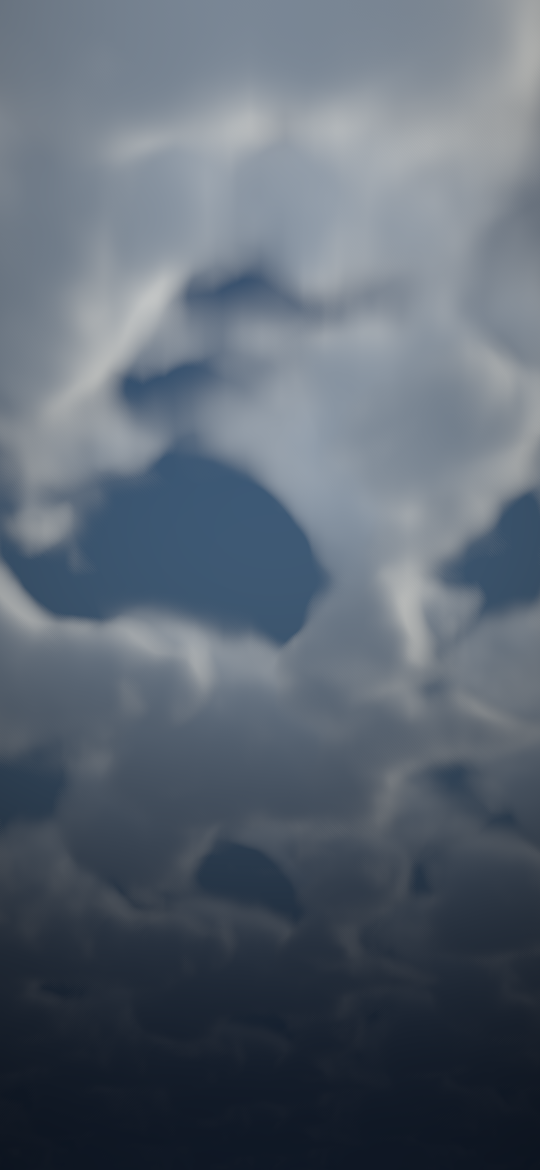
#> input picture design/weather/20260909-cloud-parity/ipad-gpu/clouds-quality-0.0.png, 540 x 1170 px
$ python visual_diff_gate.py --baseline-dir ../../../design/weather/20260909-cloud-parity/ipad-gpu --actual-dir ../../../design/weather/20260909-cloud-parity/ipad-gpu --output-dir out
#> lines starting #> are read from the running program, lines starting #| are printed output that depends on the picture
#!/usr/bin/env python3
from __future__ import annotations

import argparse
import json
from dataclasses import asdict, dataclass
from pathlib import Path
from typing import List

try:
    from PIL import Image, ImageChops, ImageOps
except Exception as exc:  # pragma: no cover
    raise SystemExit(
        "Missing dependency: Pillow. Install with `python3 -m pip install pillow`.\n"
        f"Import error: {exc}"
    )


@dataclass
class DiffResult:
    file: str
    baseline_exists: bool
    actual_exists: bool
    passed: bool
    reason: str
    width: int = 0
    height: int = 0
    non_zero_pixels: int = 0
    non_zero_ratio: float = 0.0
    mean_delta: float = 0.0
    max_channel_delta: int = 0
    diff_image: str = ""


def parse_args() -> argparse.Namespace:
    parser = argparse.ArgumentParser(
        description="Pixel diff gate for UI parity screenshots."
    )
    parser.add_argument("--baseline-dir", required=True, type=Path)
    parser.add_argument("--actual-dir", required=True, type=Path)
    parser.add_argument("--output-dir", required=True, type=Path)
    parser.add_argument("--max-diff-ratio", type=float, default=0.0)
    parser.add_argument("--max-mean-delta", type=float, default=0.0)
    parser.add_argument("--max-channel-delta", type=int, default=0)
    parser.add_argument("--pixel-tolerance", type=int, default=0)
    parser.add_argument("--fail-on-missing-actual", action="store_true", default=True)
    parser.add_argument("--allow-extra-actual", action="store_true")
    return parser.parse_args()


def build_triptych(
    baseline_rgba: Image.Image,
    actual_rgba: Image.Image,
    diff_rgba: Image.Image,
) -> Image.Image:
    margin = 8
    width, height = baseline_rgba.size
    canvas = Image.new(
        "RGBA",
        (width * 3 + margin * 4, height + margin * 2),
        (16, 18, 24, 255),
    )
    canvas.paste(baseline_rgba, (margin, margin))
    canvas.paste(actual_rgba, (margin * 2 + width, margin))
    canvas.paste(diff_rgba, (margin * 3 + width * 2, margin))
    return canvas


def create_heatmap(actual_rgba: Image.Image, diff: Image.Image) -> Image.Image:
    gray = diff.convert("L")
    # Amplify to make tiny diffs visible in report artifacts.
    amplified = gray.point(lambda value: min(255, value * 8))
    overlay = Image.new("RGBA", actual_rgba.size, (255, 0, 0, 0))
    overlay.putalpha(amplified)
    return Image.alpha_composite(actual_rgba, overlay)


def compute_diff_metrics(diff: Image.Image, pixel_tolerance: int) -> tuple[int, float, float, int]:
    non_zero = 0
    max_delta = 0
    sum_delta = 0.0
    width, height = diff.size
    total = max(1, width * height)

    for r, g, b, a in diff.convert("RGBA").getdata():
        channel_delta = max(r, g, b, a)
        if channel_delta > pixel_tolerance:
            non_zero += 1
        if channel_delta > max_delta:
            max_delta = channel_delta
        sum_delta += (r + g + b) / 3.0

    return non_zero, non_zero / total, sum_delta / total, max_delta


def diff_one(
    baseline_path: Path,
    actual_path: Path,
    rel: Path,
    output_dir: Path,
    args: argparse.Namespace,
) -> DiffResult:
    if not actual_path.exists():
        return DiffResult(
            file=rel.as_posix(),
            baseline_exists=True,
            actual_exists=False,
            passed=not args.fail_on_missing_actual,
            reason="missing_actual",
        )

    with Image.open(baseline_path) as baseline_img, Image.open(actual_path) as actual_img:
        baseline_rgba = baseline_img.convert("RGBA")
        actual_rgba = actual_img.convert("RGBA")

        if baseline_rgba.size != actual_rgba.size:
            mismatch_report_path = output_dir / "diffs" / rel.parent / f"{rel.stem}_size_mismatch.png"
            mismatch_report_path.parent.mkdir(parents=True, exist_ok=True)
            panel = build_triptych(
                baseline_rgba,
                actual_rgba.resize(baseline_rgba.size),
                Image.new("RGBA", baseline_rgba.size, (255, 64, 64, 255)),
            )
            panel.save(mismatch_report_path)
            return DiffResult(
                file=rel.as_posix(),
                baseline_exists=True,
                actual_exists=True,
                passed=False,
                reason=f"size_mismatch:{baseline_rgba.size}!={actual_rgba.size}",
                width=baseline_rgba.size[0],
                height=baseline_rgba.size[1],
                diff_image=mismatch_report_path.relative_to(output_dir).as_posix(),
            )

        diff = ImageChops.difference(baseline_rgba, actual_rgba)
        non_zero, ratio, mean_delta, max_delta = compute_diff_metrics(diff, args.pixel_tolerance)
        passed = (
            ratio <= args.max_diff_ratio
            and mean_delta <= args.max_mean_delta
            and max_delta <= args.max_channel_delta
        )
        reason = "ok" if passed else "pixel_diff_exceeded"

        heatmap = create_heatmap(actual_rgba, diff)
        report_img = build_triptych(baseline_rgba, actual_rgba, heatmap)
        report_path = output_dir / "diffs" / rel.parent / f"{rel.stem}_diff.png"
        report_path.parent.mkdir(parents=True, exist_ok=True)
        report_img.save(report_path)

        return DiffResult(
            file=rel.as_posix(),
            baseline_exists=True,
            actual_exists=True,
            passed=passed,
            reason=reason,
            width=baseline_rgba.size[0],
            height=baseline_rgba.size[1],
            non_zero_pixels=non_zero,
            non_zero_ratio=ratio,
            mean_delta=mean_delta,
            max_channel_delta=max_delta,
            diff_image=report_path.relative_to(output_dir).as_posix(),
        )


def write_report(results: List[DiffResult], output_dir: Path, args: argparse.Namespace) -> None:
    output_dir.mkdir(parents=True, exist_ok=True)
    failed = [item for item in results if not item.passed]
    summary = {
        "total": len(results),
        "passed": len(results) - len(failed),
        "failed": len(failed),
        "thresholds": {
            "max_diff_ratio": args.max_diff_ratio,
            "max_mean_delta": args.max_mean_delta,
            "max_channel_delta": args.max_channel_delta,
            "pixel_tolerance": args.pixel_tolerance,
        },
        "results": [asdict(item) for item in results],
    }
    (output_dir / "summary.json").write_text(
        json.dumps(summary, ensure_ascii=False, indent=2),
        encoding="utf-8",
    )

    lines = [
        "# UI Screenshot Diff Report",
        "",
        f"- Total: {summary['total']}",
        f"- Passed: {summary['passed']}",
        f"- Failed: {summary['failed']}",
        "",
        "## Thresholds",
        "",
        f"- max_diff_ratio: `{args.max_diff_ratio}`",
        f"- max_mean_delta: `{args.max_mean_delta}`",
        f"- max_channel_delta: `{args.max_channel_delta}`",
        f"- pixel_tolerance: `{args.pixel_tolerance}`",
        "",
        "## Per-file Results",
        "",
    ]
    for item in results:
        status = "✅" if item.passed else "❌"
        lines.append(
            f"- {status} `{item.file}` | reason={item.reason} | "
            f"ratio={item.non_zero_ratio:.6f} | mean={item.mean_delta:.4f} | max={item.max_channel_delta}"
        )
        if item.diff_image:
            lines.append(f"  - diff image: `{item.diff_image}`")
    (output_dir / "report.md").write_text("\n".join(lines), encoding="utf-8")


def main() -> int:
    args = parse_args()
    baseline_dir = args.baseline_dir
    actual_dir = args.actual_dir
    output_dir = args.output_dir

    if not baseline_dir.exists():
        raise SystemExit(f"baseline dir not found: {baseline_dir}")
    if not actual_dir.exists():
        raise SystemExit(f"actual dir not found: {actual_dir}")

    baseline_files = sorted(
        [path for path in baseline_dir.rglob("*.png") if path.is_file()]
    )
    if not baseline_files:
        raise SystemExit(f"no baseline PNG files found under: {baseline_dir}")

    results: List[DiffResult] = []
    for baseline in baseline_files:
        rel = baseline.relative_to(baseline_dir)
        actual = actual_dir / rel
        result = diff_one(baseline, actual, rel, output_dir, args)
#> in diff_one, baseline_img is the input picture: PIL image 540x1170 RGBA; mean R, G, B, A 92.2, 102.8, 115.2, 255
#> in diff_one, `diff = ImageChops.difference(baseline_rgba, actual_rgba)`: diff: PIL image 540x1170 RGBA; every value is 0
#> after the loop in compute_diff_metrics, `for r, g, b, a in diff.convert("RGBA").getdata():`: max_delta = 0
#> in diff_one, `passed = ( ratio <= args.max_diff_ratio and mean_delta <= args.max_mea..`: passed = True
#> in diff_one, `reason = "ok" if passed else "pixel_diff_exceeded"`: reason = 'ok'
#> in create_heatmap, `gray = diff.convert("L")`: gray: PIL image 540x1170 L; every value is 0
#> in build_triptych, `canvas = Image.new( "RGBA", (width * 3 + margin * 4, height + margin *..`:
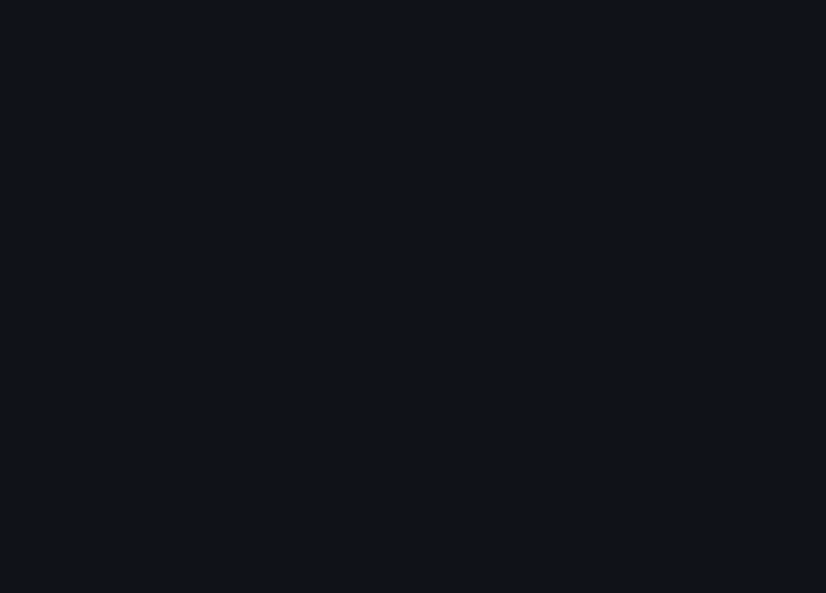
#> canvas: PIL image 1652x1186 RGBA (shown at 1/2 size); mean R, G, B, A 16, 18, 24, 255
#> in build_triptych, `canvas.paste(baseline_rgba, (margin, margin))`:
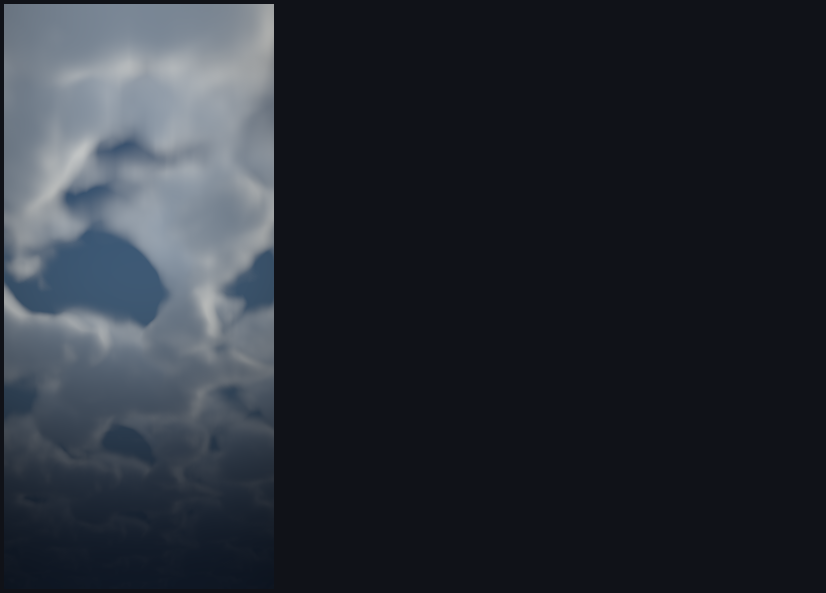
#> canvas: PIL image 1652x1186 RGBA (shown at 1/2 size); mean R, G, B, A 40.6, 45.3, 53.4, 255
#> in build_triptych, `canvas.paste(actual_rgba, (margin * 2 + width, margin))`:
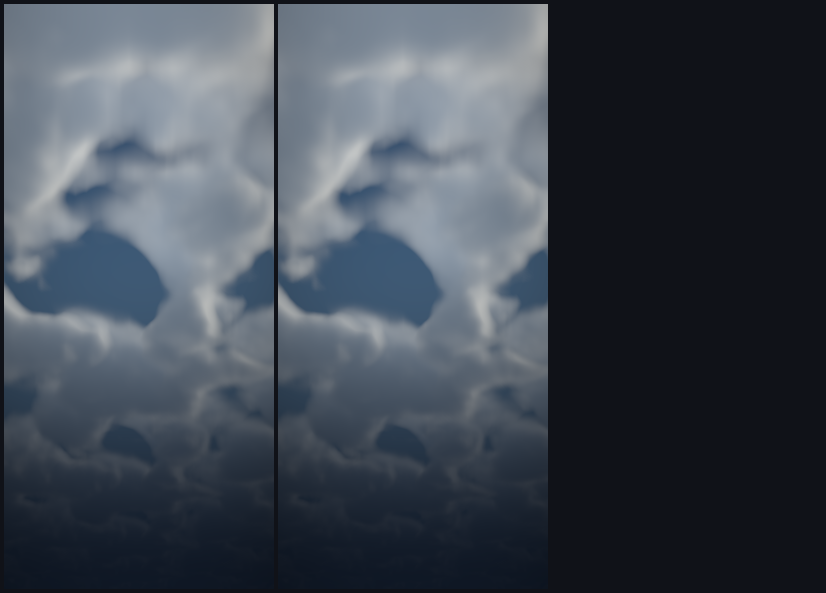
#> canvas: PIL image 1652x1186 RGBA (shown at 1/2 size); mean R, G, B, A 65.1, 72.7, 82.8, 255
#> in build_triptych, `canvas.paste(diff_rgba, (margin * 3 + width * 2, margin))`:
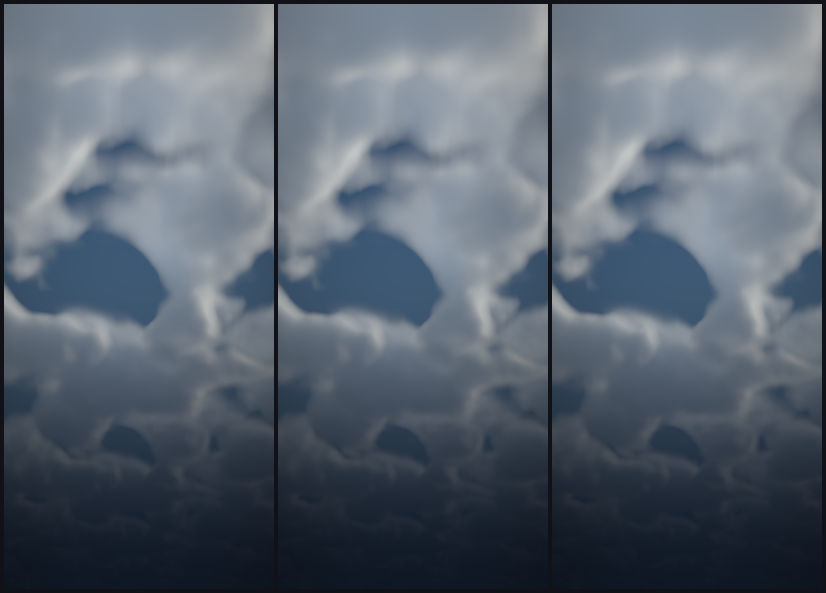
#> canvas: PIL image 1652x1186 RGBA (shown at 1/2 size); mean R, G, B, A 89.7, 100, 112.2, 255
        results.append(result)

    if not args.allow_extra_actual:
        baseline_rel_set = {path.relative_to(baseline_dir).as_posix() for path in baseline_files}
        actual_rel_set = {
            path.relative_to(actual_dir).as_posix()
            for path in actual_dir.rglob("*.png")
            if path.is_file()
        }
        extras = sorted(actual_rel_set - baseline_rel_set)
        for extra in extras:
            results.append(
                DiffResult(
                    file=extra,
                    baseline_exists=False,
                    actual_exists=True,
                    passed=False,
                    reason="unexpected_actual",
                )
            )
#> after the loop, results = 2 items

    write_report(results, output_dir, args)
#> in write_report, `failed = [item for item in results if not item.passed]`: failed = []
#> in write_report, `lines = [ "# UI Screenshot Diff Report", "", f"- Total: {summary['tota..`: lines = ['# UI Screenshot Diff Report', '', '- Total: 2', '- Passed: 2', '- Failed: 0', '', '## Thresholds', '', '- max_diff_ratio: `0.0`', '- max_mean_delta: `0.0`', '- max_channel_delta: `0`', '- pixel_tolerance: `0`', '', '## Per-file Results', '']
#> the loop in write_report, `for item in results:` made 2 passes
#> status on passes 1 to 2: '✅', '✅'
#> after the loop in write_report, `for item in results:`: lines = 19 items, first 6: '# UI Screenshot Diff Report', '', '- Total: 2', '- Passed: 2', '- Failed: 0', ''
    failed_count = sum(1 for item in results if not item.passed)
#> failed_count = 0
    if failed_count > 0:
        print(f"Diff gate FAILED: {failed_count} file(s) out of tolerance")
        print(f"See report: {output_dir / 'report.md'}")
        return 1

    print("Diff gate PASSED")
    print(f"Report: {output_dir / 'report.md'}")
    return 0


if __name__ == "__main__":
    raise SystemExit(main())
#> (the program exits here)
